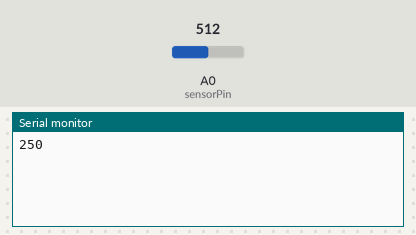
Bench run of a sketch on a simulated Arduino Uno, built with avr-gcc and run on an emulated ATmega328P. Parts: the last lines printed to the serial monitor. The inputs (shaded band) are chosen by the test bench; at power-on: A0 (sensorPin) = 512.

Above: at 1.8 s.
1.9 s: A0 (sensorPin) set to 716
At 2.7 s:
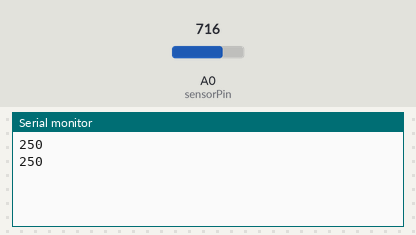
3.4 s: A0 (sensorPin) set to 900
At 4.8 s:
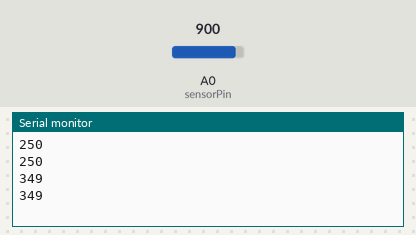
Timing chart, 0 to 6.4 s (numbered marks = the images above; inputs shaded):
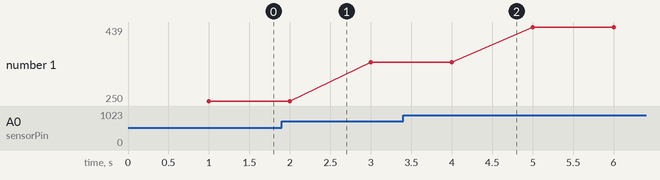

The sketch:

PlainTempLM35.ino
```cpp
#include <SD.h>
#include <Time.h>

int sensorPin = A0;    // select the input pin for the potentiometer
//int ledPin = 10;      // select the pin for the LED
int sensorValue = 0;  // variable to store the value coming from the sensor

String inputString = "";
//const int chipSelect = 10;

//const float MIN_TEMP = 19.0;
//const float MAX_TEMP = 25.0;

void setup() {
  // declare the ledPin as an OUTPUT:
  //pinMode(ledPin, OUTPUT);
  //digitalWrite( ledPin, LOW );
  Serial.begin( 9600 );
  inputString.reserve( 200 );

  //if (!SD.begin( chipSelect ) ) {
    //  Serial.println( "Card failed" );
      //return;
  //}

  //Serial.println( "Card init." );
}

void loop() {
  // read the value from the sensor:
  sensorValue = analogRead(sensorPin);
  float tempCelsius;
  tempCelsius=(5.0 * sensorValue * 100.0)/1024.0;
  String str = String( ( int ) tempCelsius );

  //File dataFile = SD.open( "tempData.txt", FILE_WRITE );
  //if ( dataFile ) {
    //  dataFile.println( str );
      //dataFile.close();
      delay(1000);
      //Serial.println(TIME);
      Serial.println( str );
 // } else {
   // Serial.println( "Error opening file" );
  //}

 // if (temperatureCelsius >= MAX_TEMP ) {

    //digitalWrite( ledPin, HIGH );

    //digitalWrite( ledPin, LOW );
    //delay( 1000 );
   // Serial.println("Alert");
  //} else {
    //for( int i = 0; i < 100; i++ ) {
    //  digitalWrite( ledPin, HIGH );
    //  delay( 10 );
    //}
   // Serial.println("Normal");
  //}
}
```

Measured:
- plotted number 1: 250 → 349 after the input at 1.9 s, 349 → 439 after the input at 3.4 s
